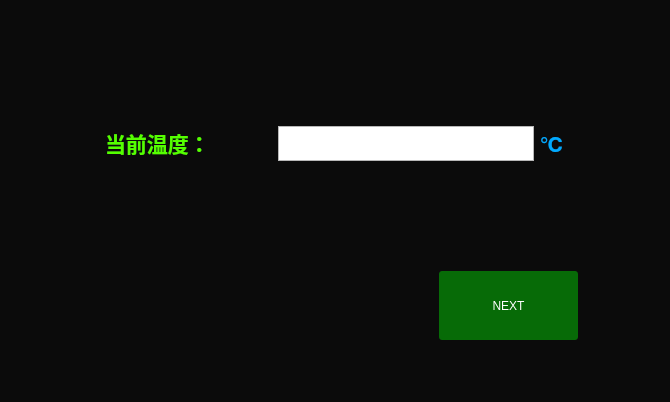
<?xml version="1.0" encoding="UTF-8"?>
<ui version="4.0">
 <class>one</class>
 <widget class="QWidget" name="one">
  <property name="geometry">
   <rect>
    <x>0</x>
    <y>0</y>
    <width>670</width>
    <height>402</height>
   </rect>
  </property>
  <property name="windowTitle">
   <string>one</string>
  </property>
  <property name="styleSheet">
   <string notr="true">#one {
	background-color: rgb(11, 11, 11);
} 
#one * { 
border-image:url();
 background-color: rgb();
}
</string>
  </property>
  <layout class="QGridLayout" name="gridLayout">
   <item row="0" column="0">
    <widget class="QWidget" name="widget" native="true">
     <property name="styleSheet">
      <string notr="true">
#widget { 
	border-image: url(:/new/prefix1/Sample Pictures/Desert.jpg);
} 
#widget * { 
border-image:url(); 
}

</string>
     </property>
     <layout class="QGridLayout" name="gridLayout_2">
      <item row="0" column="0">
       <layout class="QVBoxLayout" name="verticalLayout" stretch="3,1,3,2,1">
        <item>
         <spacer name="verticalSpacer_2">
          <property name="orientation">
           <enum>Qt::Vertical</enum>
          </property>
          <property name="sizeType">
           <enum>QSizePolicy::MinimumExpanding</enum>
          </property>
          <property name="sizeHint" stdset="0">
           <size>
            <width>20</width>
            <height>40</height>
           </size>
          </property>
         </spacer>
        </item>
        <item>
         <layout class="QHBoxLayout" name="horizontalLayout" stretch="1,2,9,0,1">
          <item>
           <spacer name="horizontalSpacer">
            <property name="orientation">
             <enum>Qt::Horizontal</enum>
            </property>
            <property name="sizeHint" stdset="0">
             <size>
              <width>40</width>
              <height>20</height>
             </size>
            </property>
           </spacer>
          </item>
          <item>
           <widget class="QLabel" name="label">
            <property name="text">
             <string>&lt;!DOCTYPE HTML PUBLIC &quot;-//W3C//DTD HTML 4.0//EN&quot; &quot;http://www.w3.org/TR/REC-html40/strict.dtd&quot;&gt;
&lt;html&gt;&lt;head&gt;&lt;meta name=&quot;qrichtext&quot; content=&quot;1&quot; /&gt;&lt;style type=&quot;text/css&quot;&gt;
p, li { white-space: pre-wrap; }
&lt;/style&gt;&lt;/head&gt;&lt;body style=&quot; font-family:'Sans'; font-size:10pt; font-weight:400; font-style:normal;&quot;&gt;
&lt;table border=&quot;0&quot; style=&quot;-qt-table-type: root; margin-top:4px; margin-bottom:4px; margin-left:4px; margin-right:4px;&quot;&gt;
&lt;tr&gt;
&lt;td style=&quot;border: none;&quot;&gt;
&lt;p style=&quot; margin-top:0px; margin-bottom:0px; margin-left:0px; margin-right:0px; -qt-block-indent:0; text-indent:0px;&quot;&gt;&lt;span style=&quot; font-size:16pt; font-weight:600; color:#55ff00;&quot;&gt;当前温度：&lt;/span&gt;&lt;/p&gt;&lt;/td&gt;&lt;/tr&gt;&lt;/table&gt;&lt;/body&gt;&lt;/html&gt;</string>
            </property>
           </widget>
          </item>
          <item>
           <widget class="QTextEdit" name="textEdit">
            <property name="sizePolicy">
             <sizepolicy hsizetype="Fixed" vsizetype="MinimumExpanding">
              <horstretch>6</horstretch>
              <verstretch>6</verstretch>
             </sizepolicy>
            </property>
            <property name="minimumSize">
             <size>
              <width>6</width>
              <height>6</height>
             </size>
            </property>
            <property name="contextMenuPolicy">
             <enum>Qt::DefaultContextMenu</enum>
            </property>
           </widget>
          </item>
          <item>
           <widget class="QLabel" name="label_2">
            <property name="text">
             <string>&lt;!DOCTYPE HTML PUBLIC &quot;-//W3C//DTD HTML 4.0//EN&quot; &quot;http://www.w3.org/TR/REC-html40/strict.dtd&quot;&gt;
&lt;html&gt;&lt;head&gt;&lt;meta name=&quot;qrichtext&quot; content=&quot;1&quot; /&gt;&lt;style type=&quot;text/css&quot;&gt;
p, li { white-space: pre-wrap; }
&lt;/style&gt;&lt;/head&gt;&lt;body style=&quot; font-family:'Sans'; font-size:10pt; font-weight:400; font-style:normal;&quot;&gt;
&lt;table style=&quot;-qt-table-type: root; margin-top:4px; margin-bottom:4px; margin-left:4px; margin-right:4px;&quot;&gt;
&lt;tr&gt;
&lt;td style=&quot;border: none;&quot;&gt;
&lt;p style=&quot; margin-top:0px; margin-bottom:0px; margin-left:0px; margin-right:0px; -qt-block-indent:0; text-indent:0px;&quot;&gt;&lt;span style=&quot; font-size:16pt; font-weight:600; color:#00aaff;&quot;&gt;℃&lt;/span&gt;&lt;/p&gt;&lt;/td&gt;&lt;/tr&gt;&lt;/table&gt;&lt;/body&gt;&lt;/html&gt;</string>
            </property>
           </widget>
          </item>
          <item>
           <spacer name="horizontalSpacer_2">
            <property name="orientation">
             <enum>Qt::Horizontal</enum>
            </property>
            <property name="sizeHint" stdset="0">
             <size>
              <width>13</width>
              <height>20</height>
             </size>
            </property>
           </spacer>
          </item>
         </layout>
        </item>
        <item>
         <spacer name="verticalSpacer">
          <property name="orientation">
           <enum>Qt::Vertical</enum>
          </property>
          <property name="sizeType">
           <enum>QSizePolicy::MinimumExpanding</enum>
          </property>
          <property name="sizeHint" stdset="0">
           <size>
            <width>20</width>
            <height>40</height>
           </size>
          </property>
         </spacer>
        </item>
        <item>
         <layout class="QHBoxLayout" name="horizontalLayout_2" stretch="6,2,1">
          <item>
           <spacer name="horizontalSpacer_3">
            <property name="orientation">
             <enum>Qt::Horizontal</enum>
            </property>
            <property name="sizeHint" stdset="0">
             <size>
              <width>268</width>
              <height>20</height>
             </size>
            </property>
           </spacer>
          </item>
          <item>
           <widget class="QPushButton" name="pushButton">
            <property name="sizePolicy">
             <sizepolicy hsizetype="MinimumExpanding" vsizetype="MinimumExpanding">
              <horstretch>0</horstretch>
              <verstretch>0</verstretch>
             </sizepolicy>
            </property>
            <property name="styleSheet">
             <string notr="true">QPushButton { background-color: rgb(0, 255, 0,100);; border-radius: 3px;  color: rgb(255, 255, 255);} 

QPushButton:hover { background-color: rgb(170, 255, 0,100); }
</string>
            </property>
            <property name="text">
             <string>NEXT</string>
            </property>
           </widget>
          </item>
          <item>
           <spacer name="horizontalSpacer_4">
            <property name="orientation">
             <enum>Qt::Horizontal</enum>
            </property>
            <property name="sizeHint" stdset="0">
             <size>
              <width>40</width>
              <height>20</height>
             </size>
            </property>
           </spacer>
          </item>
         </layout>
        </item>
        <item>
         <spacer name="verticalSpacer_3">
          <property name="orientation">
           <enum>Qt::Vertical</enum>
          </property>
          <property name="sizeType">
           <enum>QSizePolicy::MinimumExpanding</enum>
          </property>
          <property name="sizeHint" stdset="0">
           <size>
            <width>20</width>
            <height>40</height>
           </size>
          </property>
         </spacer>
        </item>
       </layout>
      </item>
     </layout>
    </widget>
   </item>
  </layout>
 </widget>
 <layoutdefault spacing="6" margin="11"/>
 <resources/>
 <connections/>
</ui>
